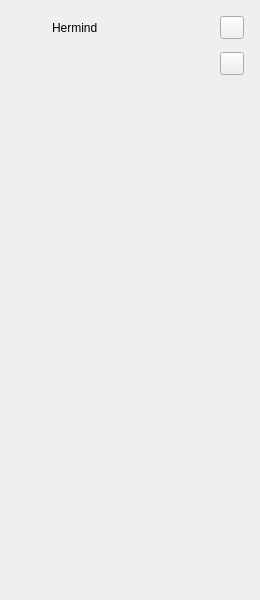
<?xml version="1.0" encoding="UTF-8"?>
<ui version="4.0">
 <class>SidebarWidget</class>
 <widget class="QWidget" name="SidebarWidget">
  <property name="geometry">
   <rect>
    <x>0</x>
    <y>0</y>
    <width>260</width>
    <height>600</height>
   </rect>
  </property>
  <layout class="QVBoxLayout" name="verticalLayout">
   <property name="spacing"><number>12</number></property>
   <property name="leftMargin"><number>16</number></property>
   <property name="topMargin"><number>16</number></property>
   <property name="rightMargin"><number>16</number></property>
   <property name="bottomMargin"><number>16</number></property>
   <item>
    <layout class="QHBoxLayout" name="logoLayout">
     <item>
      <widget class="QLabel" name="logoLabel">
       <property name="minimumSize"><size><width>24</width><height>24</height></size></property>
       <property name="maximumSize"><size><width>24</width><height>24</height></size></property>
      </widget>
     </item>
     <item>
      <widget class="QLabel" name="brandLabel">
       <property name="text"><string>Hermind</string></property>
      </widget>
     </item>
     <item>
      <spacer name="logoSpacer">
       <property name="orientation"><enum>Qt::Orientation::Horizontal</enum></property>
      </spacer>
     </item>
     <item>
      <widget class="IconButton" name="popoutButton"/>
     </item>
    </layout>
   </item>
   <item>
    <layout class="QHBoxLayout" name="searchLayout">
     <item>
      <widget class="SearchBoxWidget" name="searchBox"/>
     </item>
     <item>
      <widget class="IconButton" name="newWorkspaceButton"/>
     </item>
    </layout>
   </item>
   <item>
    <widget class="ActiveWorkspacesWidget" name="activeWorkspaces"/>
   </item>
   <item>
    <widget class="SidebarFooterWidget" name="footer"/>
   </item>
  </layout>
 </widget>
 <customwidgets>
  <customwidget>
   <class>IconButton</class>
   <extends>QToolButton</extends>
   <header>icon_button.h</header>
  </customwidget>
  <customwidget>
   <class>SearchBoxWidget</class>
   <extends>QWidget</extends>
   <header>search_box_widget.h</header>
   <container>1</container>
  </customwidget>
  <customwidget>
   <class>ActiveWorkspacesWidget</class>
   <extends>QWidget</extends>
   <header>active_workspaces_widget.h</header>
   <container>1</container>
  </customwidget>
  <customwidget>
   <class>SidebarFooterWidget</class>
   <extends>QWidget</extends>
   <header>sidebar_footer_widget.h</header>
   <container>1</container>
  </customwidget>
 </customwidgets>
 <resources/>
 <connections/>
</ui>
